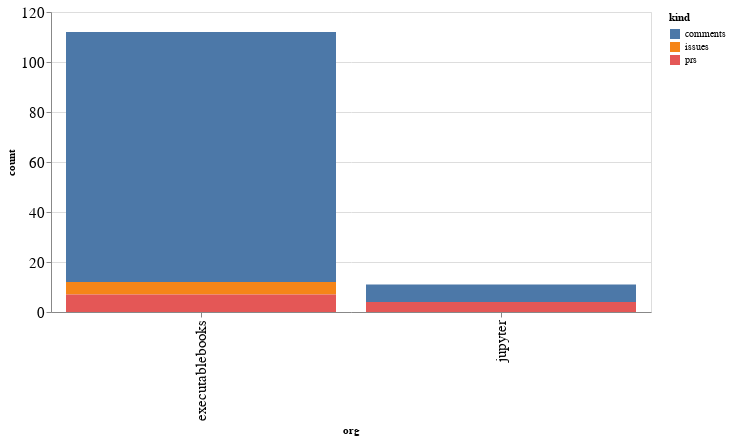

The code cell stored with this chart in its notebook:
### Code cell
alt.Chart(org_summaries, width=600).mark_bar().encode(
    x='org',
    y='count',
    color='kind',
    tooltip="org"
)

### Figure 1 — Vega-Lite specification as saved in the notebook (floating-point values rounded to 4 significant figures)
{"config": {"axisLeft": {"labelFontSize": 15}, "axisBottom": {"labelFontSize": 15}}, "data": {"name": "data-da38f9248622a25e55021f9410fb57ae"}, "mark": "bar", "encoding": {"color": {"type": "nominal", "field": "kind"}, "tooltip": {"type": "nominal", "field": "org"}, "x": {"type": "nominal", "field": "org"}, "y": {"type": "quantitative", "field": "count"}}, "width": 600, "$schema": "https://vega.github.io/schema/vega-lite/v4.8.1.json", "datasets": {"data-da38f9248622a25e55021f9410fb57ae": [{"org": "executablebooks", "kind": "comments", "count": 100}, {"org": "executablebooks", "kind": "issues", "count": 5}, {"org": "executablebooks", "kind": "prs", "count": 7}, {"org": "jupyter", "kind": "comments", "count": 7}, {"org": "jupyter", "kind": "prs", "count": 4}]}}
